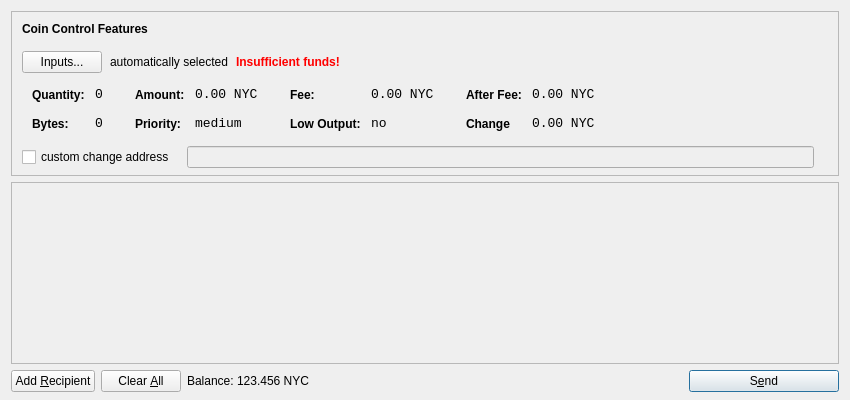
<?xml version="1.0" encoding="UTF-8"?>
<ui version="4.0">
 <class>SendCoinsDialog</class>
 <widget class="QDialog" name="SendCoinsDialog">
  <property name="geometry">
   <rect>
    <x>0</x>
    <y>0</y>
    <width>850</width>
    <height>400</height>
   </rect>
  </property>
  <property name="windowTitle">
   <string>Send Coins</string>
  </property>
  <layout class="QVBoxLayout" name="verticalLayout" stretch="0,1,0">
   <property name="bottomMargin">
    <number>8</number>
   </property>
   <item>
    <widget class="QFrame" name="frameCoinControl">
     <property name="sizePolicy">
      <sizepolicy hsizetype="Expanding" vsizetype="Expanding">
       <horstretch>0</horstretch>
       <verstretch>0</verstretch>
      </sizepolicy>
     </property>
     <property name="maximumSize">
      <size>
       <width>16777215</width>
       <height>16777215</height>
      </size>
     </property>
     <property name="frameShape">
      <enum>QFrame::StyledPanel</enum>
     </property>
     <property name="frameShadow">
      <enum>QFrame::Sunken</enum>
     </property>
     <layout class="QVBoxLayout" name="verticalLayoutCoinControl2">
      <property name="spacing">
       <number>-1</number>
      </property>
      <property name="leftMargin">
       <number>0</number>
      </property>
      <property name="topMargin">
       <number>0</number>
      </property>
      <property name="rightMargin">
       <number>0</number>
      </property>
      <property name="bottomMargin">
       <number>6</number>
      </property>
      <item>
       <layout class="QVBoxLayout" name="verticalLayoutCoinControl" stretch="0,0,0,0,1">
        <property name="spacing">
         <number>0</number>
        </property>
        <property name="leftMargin">
         <number>10</number>
        </property>
        <property name="topMargin">
         <number>10</number>
        </property>
        <item>
         <layout class="QHBoxLayout" name="horizontalLayoutCoinControl1">
          <property name="bottomMargin">
           <number>15</number>
          </property>
          <item>
           <widget class="QLabel" name="labelCoinControlFeatures">
            <property name="sizePolicy">
             <sizepolicy hsizetype="Preferred" vsizetype="Maximum">
              <horstretch>0</horstretch>
              <verstretch>0</verstretch>
             </sizepolicy>
            </property>
            <property name="font">
             <font>
              <weight>75</weight>
              <bold>true</bold>
             </font>
            </property>
            <property name="styleSheet">
             <string notr="true">font-weight:bold;</string>
            </property>
            <property name="text">
             <string>Coin Control Features</string>
            </property>
           </widget>
          </item>
         </layout>
        </item>
        <item>
         <layout class="QHBoxLayout" name="horizontalLayoutCoinControl2" stretch="0,0,0,0">
          <property name="spacing">
           <number>8</number>
          </property>
          <property name="bottomMargin">
           <number>10</number>
          </property>
          <item>
           <widget class="QPushButton" name="pushButtonCoinControl">
            <property name="styleSheet">
             <string notr="true"/>
            </property>
            <property name="text">
             <string>Inputs...</string>
            </property>
           </widget>
          </item>
          <item>
           <widget class="QLabel" name="labelCoinControlAutomaticallySelected">
            <property name="text">
             <string>automatically selected</string>
            </property>
            <property name="margin">
             <number>5</number>
            </property>
           </widget>
          </item>
          <item>
           <widget class="QLabel" name="labelCoinControlInsuffFunds">
            <property name="font">
             <font>
              <weight>75</weight>
              <bold>true</bold>
             </font>
            </property>
            <property name="styleSheet">
             <string notr="true">color:red;font-weight:bold;</string>
            </property>
            <property name="text">
             <string>Insufficient funds!</string>
            </property>
            <property name="margin">
             <number>5</number>
            </property>
           </widget>
          </item>
          <item>
           <spacer name="horizontalSpacerCoinControl">
            <property name="orientation">
             <enum>Qt::Horizontal</enum>
            </property>
            <property name="sizeHint" stdset="0">
             <size>
              <width>40</width>
              <height>1</height>
             </size>
            </property>
           </spacer>
          </item>
         </layout>
        </item>
        <item>
         <widget class="QWidget" name="widgetCoinControl" native="true">
          <property name="sizePolicy">
           <sizepolicy hsizetype="Preferred" vsizetype="Preferred">
            <horstretch>0</horstretch>
            <verstretch>0</verstretch>
           </sizepolicy>
          </property>
          <property name="minimumSize">
           <size>
            <width>0</width>
            <height>0</height>
           </size>
          </property>
          <property name="styleSheet">
           <string notr="true"/>
          </property>
          <layout class="QHBoxLayout" name="horizontalLayoutCoinControl5">
           <property name="margin">
            <number>0</number>
           </property>
           <item>
            <layout class="QHBoxLayout" name="horizontalLayoutCoinControl3" stretch="0,0,0,1">
             <property name="spacing">
              <number>20</number>
             </property>
             <property name="topMargin">
              <number>0</number>
             </property>
             <property name="bottomMargin">
              <number>10</number>
             </property>
             <item>
              <layout class="QFormLayout" name="formLayoutCoinControl1">
               <property name="horizontalSpacing">
                <number>10</number>
               </property>
               <property name="verticalSpacing">
                <number>14</number>
               </property>
               <property name="leftMargin">
                <number>10</number>
               </property>
               <property name="topMargin">
                <number>4</number>
               </property>
               <property name="rightMargin">
                <number>6</number>
               </property>
               <item row="0" column="0">
                <widget class="QLabel" name="labelCoinControlQuantityText">
                 <property name="styleSheet">
                  <string notr="true">font-weight:bold;</string>
                 </property>
                 <property name="text">
                  <string>Quantity:</string>
                 </property>
                 <property name="margin">
                  <number>0</number>
                 </property>
                </widget>
               </item>
               <item row="0" column="1">
                <widget class="QLabel" name="labelCoinControlQuantity">
                 <property name="font">
                  <font>
                   <family>Monospace</family>
                   <pointsize>10</pointsize>
                  </font>
                 </property>
                 <property name="cursor">
                  <cursorShape>IBeamCursor</cursorShape>
                 </property>
                 <property name="contextMenuPolicy">
                  <enum>Qt::ActionsContextMenu</enum>
                 </property>
                 <property name="text">
                  <string>0</string>
                 </property>
                 <property name="margin">
                  <number>0</number>
                 </property>
                 <property name="textInteractionFlags">
                  <set>Qt::LinksAccessibleByMouse|Qt::TextSelectableByKeyboard|Qt::TextSelectableByMouse</set>
                 </property>
                </widget>
               </item>
               <item row="1" column="0">
                <widget class="QLabel" name="labelCoinControlBytesText">
                 <property name="styleSheet">
                  <string notr="true">font-weight:bold;</string>
                 </property>
                 <property name="text">
                  <string>Bytes:</string>
                 </property>
                </widget>
               </item>
               <item row="1" column="1">
                <widget class="QLabel" name="labelCoinControlBytes">
                 <property name="font">
                  <font>
                   <family>Monospace</family>
                   <pointsize>10</pointsize>
                  </font>
                 </property>
                 <property name="cursor">
                  <cursorShape>IBeamCursor</cursorShape>
                 </property>
                 <property name="contextMenuPolicy">
                  <enum>Qt::ActionsContextMenu</enum>
                 </property>
                 <property name="text">
                  <string>0</string>
                 </property>
                 <property name="textInteractionFlags">
                  <set>Qt::LinksAccessibleByMouse|Qt::TextSelectableByKeyboard|Qt::TextSelectableByMouse</set>
                 </property>
                </widget>
               </item>
              </layout>
             </item>
             <item>
              <layout class="QFormLayout" name="formLayoutCoinControl2">
               <property name="horizontalSpacing">
                <number>10</number>
               </property>
               <property name="verticalSpacing">
                <number>14</number>
               </property>
               <property name="leftMargin">
                <number>6</number>
               </property>
               <property name="topMargin">
                <number>4</number>
               </property>
               <property name="rightMargin">
                <number>6</number>
               </property>
               <item row="0" column="0">
                <widget class="QLabel" name="labelCoinControlAmountText">
                 <property name="styleSheet">
                  <string notr="true">font-weight:bold;</string>
                 </property>
                 <property name="text">
                  <string>Amount:</string>
                 </property>
                 <property name="margin">
                  <number>0</number>
                 </property>
                </widget>
               </item>
               <item row="0" column="1">
                <widget class="QLabel" name="labelCoinControlAmount">
                 <property name="font">
                  <font>
                   <family>Monospace</family>
                   <pointsize>10</pointsize>
                  </font>
                 </property>
                 <property name="cursor">
                  <cursorShape>IBeamCursor</cursorShape>
                 </property>
                 <property name="contextMenuPolicy">
                  <enum>Qt::ActionsContextMenu</enum>
                 </property>
                 <property name="text">
                  <string notr="true">0.00 NYC</string>
                 </property>
                 <property name="textInteractionFlags">
                  <set>Qt::LinksAccessibleByMouse|Qt::TextSelectableByKeyboard|Qt::TextSelectableByMouse</set>
                 </property>
                </widget>
               </item>
               <item row="1" column="0">
                <widget class="QLabel" name="labelCoinControlPriorityText">
                 <property name="styleSheet">
                  <string notr="true">font-weight:bold;</string>
                 </property>
                 <property name="text">
                  <string>Priority:</string>
                 </property>
                </widget>
               </item>
               <item row="1" column="1">
                <widget class="QLabel" name="labelCoinControlPriority">
                 <property name="font">
                  <font>
                   <family>Monospace</family>
                   <pointsize>10</pointsize>
                  </font>
                 </property>
                 <property name="cursor">
                  <cursorShape>IBeamCursor</cursorShape>
                 </property>
                 <property name="contextMenuPolicy">
                  <enum>Qt::ActionsContextMenu</enum>
                 </property>
                 <property name="text">
                  <string>medium</string>
                 </property>
                 <property name="textInteractionFlags">
                  <set>Qt::LinksAccessibleByMouse|Qt::TextSelectableByKeyboard|Qt::TextSelectableByMouse</set>
                 </property>
                </widget>
               </item>
              </layout>
             </item>
             <item>
              <layout class="QFormLayout" name="formLayoutCoinControl3">
               <property name="horizontalSpacing">
                <number>10</number>
               </property>
               <property name="verticalSpacing">
                <number>14</number>
               </property>
               <property name="leftMargin">
                <number>6</number>
               </property>
               <property name="topMargin">
                <number>4</number>
               </property>
               <property name="rightMargin">
                <number>6</number>
               </property>
               <item row="0" column="0">
                <widget class="QLabel" name="labelCoinControlFeeText">
                 <property name="styleSheet">
                  <string notr="true">font-weight:bold;</string>
                 </property>
                 <property name="text">
                  <string>Fee:</string>
                 </property>
                 <property name="margin">
                  <number>0</number>
                 </property>
                </widget>
               </item>
               <item row="0" column="1">
                <widget class="QLabel" name="labelCoinControlFee">
                 <property name="font">
                  <font>
                   <family>Monospace</family>
                   <pointsize>10</pointsize>
                  </font>
                 </property>
                 <property name="cursor">
                  <cursorShape>IBeamCursor</cursorShape>
                 </property>
                 <property name="contextMenuPolicy">
                  <enum>Qt::ActionsContextMenu</enum>
                 </property>
                 <property name="text">
                  <string notr="true">0.00 NYC</string>
                 </property>
                 <property name="textInteractionFlags">
                  <set>Qt::LinksAccessibleByMouse|Qt::TextSelectableByKeyboard|Qt::TextSelectableByMouse</set>
                 </property>
                </widget>
               </item>
               <item row="1" column="0">
                <widget class="QLabel" name="labelCoinControlLowOutputText">
                 <property name="styleSheet">
                  <string notr="true">font-weight:bold;</string>
                 </property>
                 <property name="text">
                  <string>Low Output:</string>
                 </property>
                </widget>
               </item>
               <item row="1" column="1">
                <widget class="QLabel" name="labelCoinControlLowOutput">
                 <property name="font">
                  <font>
                   <family>Monospace</family>
                   <pointsize>10</pointsize>
                  </font>
                 </property>
                 <property name="cursor">
                  <cursorShape>IBeamCursor</cursorShape>
                 </property>
                 <property name="contextMenuPolicy">
                  <enum>Qt::ActionsContextMenu</enum>
                 </property>
                 <property name="text">
                  <string>no</string>
                 </property>
                 <property name="textInteractionFlags">
                  <set>Qt::LinksAccessibleByMouse|Qt::TextSelectableByKeyboard|Qt::TextSelectableByMouse</set>
                 </property>
                </widget>
               </item>
              </layout>
             </item>
             <item>
              <layout class="QFormLayout" name="formLayoutCoinControl4">
               <property name="horizontalSpacing">
                <number>10</number>
               </property>
               <property name="verticalSpacing">
                <number>14</number>
               </property>
               <property name="leftMargin">
                <number>6</number>
               </property>
               <property name="topMargin">
                <number>4</number>
               </property>
               <property name="rightMargin">
                <number>6</number>
               </property>
               <item row="0" column="0">
                <widget class="QLabel" name="labelCoinControlAfterFeeText">
                 <property name="styleSheet">
                  <string notr="true">font-weight:bold;</string>
                 </property>
                 <property name="text">
                  <string>After Fee:</string>
                 </property>
                 <property name="margin">
                  <number>0</number>
                 </property>
                </widget>
               </item>
               <item row="0" column="1">
                <widget class="QLabel" name="labelCoinControlAfterFee">
                 <property name="font">
                  <font>
                   <family>Monospace</family>
                   <pointsize>10</pointsize>
                  </font>
                 </property>
                 <property name="cursor">
                  <cursorShape>IBeamCursor</cursorShape>
                 </property>
                 <property name="contextMenuPolicy">
                  <enum>Qt::ActionsContextMenu</enum>
                 </property>
                 <property name="text">
                  <string notr="true">0.00 NYC</string>
                 </property>
                 <property name="textInteractionFlags">
                  <set>Qt::LinksAccessibleByMouse|Qt::TextSelectableByKeyboard|Qt::TextSelectableByMouse</set>
                 </property>
                </widget>
               </item>
               <item row="1" column="0">
                <widget class="QLabel" name="labelCoinControlChangeText">
                 <property name="styleSheet">
                  <string notr="true">font-weight:bold;</string>
                 </property>
                 <property name="text">
                  <string>Change</string>
                 </property>
                </widget>
               </item>
               <item row="1" column="1">
                <widget class="QLabel" name="labelCoinControlChange">
                 <property name="font">
                  <font>
                   <family>Monospace</family>
                   <pointsize>10</pointsize>
                  </font>
                 </property>
                 <property name="cursor">
                  <cursorShape>IBeamCursor</cursorShape>
                 </property>
                 <property name="contextMenuPolicy">
                  <enum>Qt::ActionsContextMenu</enum>
                 </property>
                 <property name="text">
                  <string notr="true">0.00 NYC</string>
                 </property>
                 <property name="textInteractionFlags">
                  <set>Qt::LinksAccessibleByMouse|Qt::TextSelectableByKeyboard|Qt::TextSelectableByMouse</set>
                 </property>
                </widget>
               </item>
              </layout>
             </item>
            </layout>
           </item>
          </layout>
         </widget>
        </item>
        <item>
         <layout class="QHBoxLayout" name="horizontalLayoutCoinControl4" stretch="0,0,0">
          <property name="spacing">
           <number>12</number>
          </property>
          <property name="sizeConstraint">
           <enum>QLayout::SetDefaultConstraint</enum>
          </property>
          <property name="topMargin">
           <number>5</number>
          </property>
          <property name="rightMargin">
           <number>5</number>
          </property>
          <item>
           <widget class="QCheckBox" name="checkBoxCoinControlChange">
            <property name="text">
             <string>custom change address</string>
            </property>
           </widget>
          </item>
          <item>
           <widget class="QLineEdit" name="lineEditCoinControlChange">
            <property name="enabled">
             <bool>false</bool>
            </property>
            <property name="sizePolicy">
             <sizepolicy hsizetype="Expanding" vsizetype="Fixed">
              <horstretch>0</horstretch>
              <verstretch>0</verstretch>
             </sizepolicy>
            </property>
           </widget>
          </item>
          <item>
           <widget class="QLabel" name="labelCoinControlChangeLabel">
            <property name="sizePolicy">
             <sizepolicy hsizetype="Preferred" vsizetype="Expanding">
              <horstretch>0</horstretch>
              <verstretch>0</verstretch>
             </sizepolicy>
            </property>
            <property name="minimumSize">
             <size>
              <width>0</width>
              <height>0</height>
             </size>
            </property>
            <property name="text">
             <string/>
            </property>
            <property name="margin">
             <number>3</number>
            </property>
           </widget>
          </item>
         </layout>
        </item>
        <item>
         <spacer name="verticalSpacerCoinControl">
          <property name="orientation">
           <enum>Qt::Vertical</enum>
          </property>
          <property name="sizeHint" stdset="0">
           <size>
            <width>800</width>
            <height>1</height>
           </size>
          </property>
         </spacer>
        </item>
       </layout>
      </item>
     </layout>
    </widget>
   </item>
   <item>
    <widget class="QScrollArea" name="scrollArea">
     <property name="widgetResizable">
      <bool>true</bool>
     </property>
     <widget class="QWidget" name="scrollAreaWidgetContents">
      <property name="geometry">
       <rect>
        <x>0</x>
        <y>0</y>
        <width>830</width>
        <height>165</height>
       </rect>
      </property>
      <layout class="QVBoxLayout" name="verticalLayout_2">
       <property name="margin">
        <number>0</number>
       </property>
       <item>
        <layout class="QVBoxLayout" name="entries">
         <property name="spacing">
          <number>6</number>
         </property>
        </layout>
       </item>
       <item>
        <spacer name="verticalSpacer">
         <property name="orientation">
          <enum>Qt::Vertical</enum>
         </property>
         <property name="sizeHint" stdset="0">
          <size>
           <width>20</width>
           <height>40</height>
          </size>
         </property>
        </spacer>
       </item>
      </layout>
     </widget>
    </widget>
   </item>
   <item>
    <layout class="QHBoxLayout" name="horizontalLayout">
     <item>
      <widget class="QPushButton" name="addButton">
       <property name="toolTip">
        <string>Send to multiple recipients at once</string>
       </property>
       <property name="text">
        <string>Add &amp;Recipient</string>
       </property>
       <property name="autoDefault">
        <bool>false</bool>
       </property>
      </widget>
     </item>
     <item>
      <widget class="QPushButton" name="clearButton">
       <property name="sizePolicy">
        <sizepolicy hsizetype="Minimum" vsizetype="Fixed">
         <horstretch>0</horstretch>
         <verstretch>0</verstretch>
        </sizepolicy>
       </property>
       <property name="toolTip">
        <string>Remove all transaction fields</string>
       </property>
       <property name="text">
        <string>Clear &amp;All</string>
       </property>
       <property name="autoRepeatDelay">
        <number>300</number>
       </property>
       <property name="autoDefault">
        <bool>false</bool>
       </property>
      </widget>
     </item>
     <item>
      <layout class="QHBoxLayout" name="horizontalLayout_2">
       <property name="spacing">
        <number>3</number>
       </property>
       <item>
        <widget class="QLabel" name="label">
         <property name="sizePolicy">
          <sizepolicy hsizetype="Preferred" vsizetype="Fixed">
           <horstretch>0</horstretch>
           <verstretch>0</verstretch>
          </sizepolicy>
         </property>
         <property name="text">
          <string>Balance:</string>
         </property>
        </widget>
       </item>
       <item>
        <widget class="QLabel" name="labelBalance">
         <property name="sizePolicy">
          <sizepolicy hsizetype="Preferred" vsizetype="Fixed">
           <horstretch>0</horstretch>
           <verstretch>0</verstretch>
          </sizepolicy>
         </property>
         <property name="cursor">
          <cursorShape>IBeamCursor</cursorShape>
         </property>
         <property name="text">
          <string notr="true">123.456 NYC</string>
         </property>
         <property name="textInteractionFlags">
          <set>Qt::LinksAccessibleByMouse|Qt::TextSelectableByKeyboard|Qt::TextSelectableByMouse</set>
         </property>
        </widget>
       </item>
      </layout>
     </item>
     <item>
      <spacer name="horizontalSpacer">
       <property name="orientation">
        <enum>Qt::Horizontal</enum>
       </property>
       <property name="sizeHint" stdset="0">
        <size>
         <width>40</width>
         <height>20</height>
        </size>
       </property>
      </spacer>
     </item>
     <item>
      <widget class="QPushButton" name="sendButton">
       <property name="minimumSize">
        <size>
         <width>150</width>
         <height>0</height>
        </size>
       </property>
       <property name="toolTip">
        <string>Confirm the send action</string>
       </property>
       <property name="text">
        <string>S&amp;end</string>
       </property>
       <property name="icon">
        <iconset resource="../bitcoin.qrc">
         <normaloff>:/icons/send</normaloff>:/icons/send</iconset>
       </property>
       <property name="default">
        <bool>true</bool>
       </property>
      </widget>
     </item>
    </layout>
   </item>
  </layout>
 </widget>
 <resources>
  <include location="../bitcoin.qrc"/>
 </resources>
 <connections/>
</ui>
